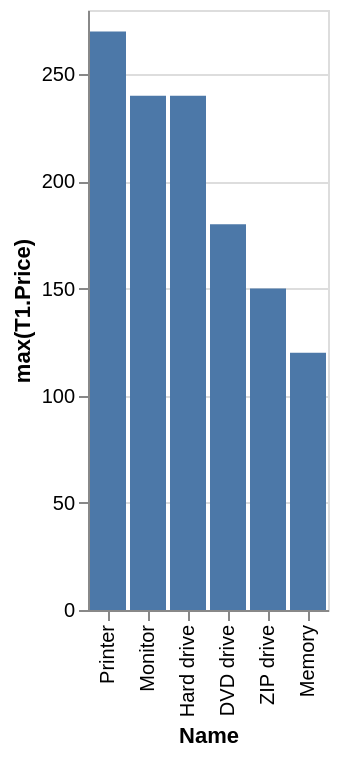

Vega-Lite specification stored for this chart:
### Vega-Lite specification from a JSON file in a GitHub repository (floating-point values rounded to 4 significant figures)
{"data": {"values": [{"x_data": "Printer", "y_data": 270}, {"x_data": "Monitor", "y_data": 240}, {"x_data": "Hard drive", "y_data": 240}, {"x_data": "DVD drive", "y_data": 180}, {"x_data": "ZIP drive", "y_data": 150}, {"x_data": "Memory", "y_data": 120}]}, "mark": "bar", "encoding": {"x": {"field": "x_data", "type": "nominal", "title": "Name", "sort": {"op": "sum", "field": "y_data", "order": "descending"}}, "y": {"field": "y_data", "type": "quantitative", "title": "max(T1.Price)"}}}
